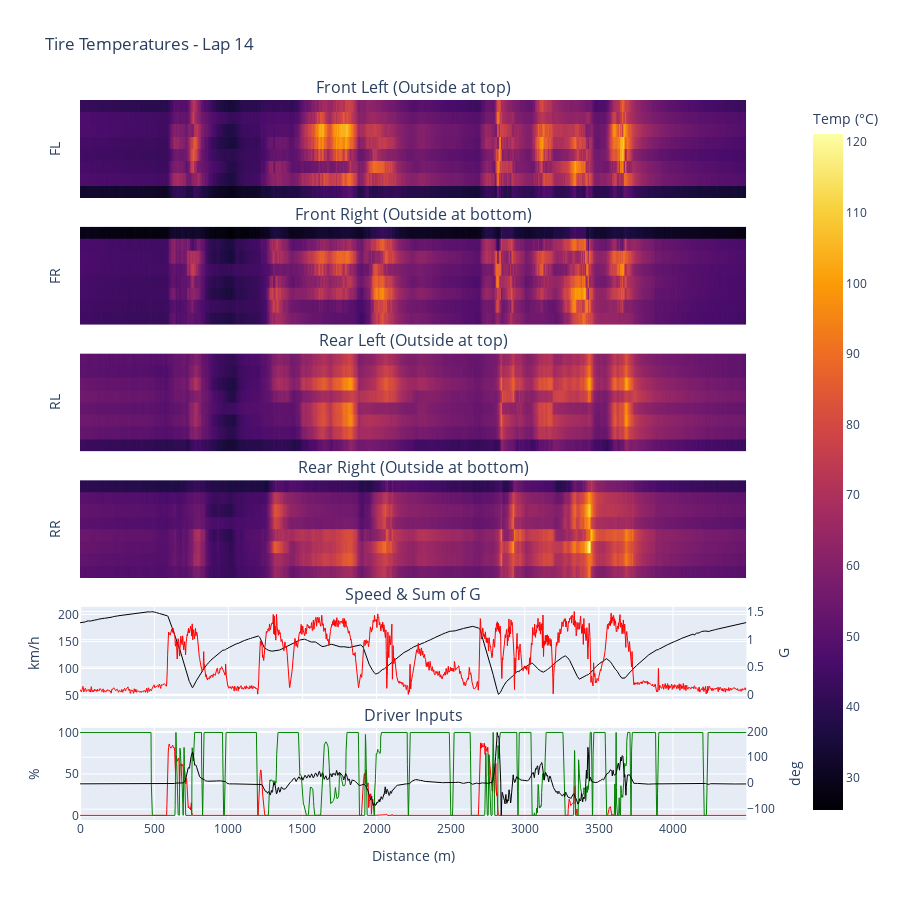

The code cell stored with this chart in its notebook:
### Code cell
# Tire Thermography - Selected Lap (uses on-demand interpolation)
fig = plot_tire_thermography(channels, title=f"Tire Temperatures - Lap {int(selected_lap['num'])}")
show_fig(fig)

### Figure 1 — Plotly figure (JSON) as saved in the notebook; plotly's stock layout.template omitted (floating-point values rounded to 4 significant figures; data arrays with more than 128 entries replaced by an {"elided": "..."} marker saying what was removed)
{"data": [{"colorscale": [[0.0, "#000004"], [0.1111, "#1b0c41"], [0.2222, "#4a0c6b"], [0.3333, "#781c6d"], [0.4444, "#a52c60"], [0.5556, "#cf4446"], [0.6667, "#ed6925"], [0.7778, "#fb9b06"], [0.8889, "#f7d13d"], [1.0, "#fcffa4"]], "showscale": false, "type": "heatmap", "x": {"elided": "3126 float values"}, "xaxis": "x", "y": ["1", "2", "3", "4", "5", "6", "7", "8"], "yaxis": "y", "z": {"elided": "8x3126 float values"}, "zmax": 121.2, "zmin": 25.43}, {"colorscale": [[0.0, "#000004"], [0.1111, "#1b0c41"], [0.2222, "#4a0c6b"], [0.3333, "#781c6d"], [0.4444, "#a52c60"], [0.5556, "#cf4446"], [0.6667, "#ed6925"], [0.7778, "#fb9b06"], [0.8889, "#f7d13d"], [1.0, "#fcffa4"]], "showscale": false, "type": "heatmap", "x": {"elided": "3126 float values"}, "xaxis": "x2", "y": ["1", "2", "3", "4", "5", "6", "7", "8"], "yaxis": "y2", "z": {"elided": "8x3126 float values"}, "zmax": 121.2, "zmin": 25.43}, {"colorscale": [[0.0, "#000004"], [0.1111, "#1b0c41"], [0.2222, "#4a0c6b"], [0.3333, "#781c6d"], [0.4444, "#a52c60"], [0.5556, "#cf4446"], [0.6667, "#ed6925"], [0.7778, "#fb9b06"], [0.8889, "#f7d13d"], [1.0, "#fcffa4"]], "showscale": false, "type": "heatmap", "x": {"elided": "3126 float values"}, "xaxis": "x3", "y": ["1", "2", "3", "4", "5", "6", "7", "8"], "yaxis": "y3", "z": {"elided": "8x3126 float values"}, "zmax": 121.2, "zmin": 25.43}, {"colorbar": {"title": {"text": "Temp (°C)"}}, "colorscale": [[0.0, "#000004"], [0.1111, "#1b0c41"], [0.2222, "#4a0c6b"], [0.3333, "#781c6d"], [0.4444, "#a52c60"], [0.5556, "#cf4446"], [0.6667, "#ed6925"], [0.7778, "#fb9b06"], [0.8889, "#f7d13d"], [1.0, "#fcffa4"]], "type": "heatmap", "x": {"elided": "3126 float values"}, "xaxis": "x4", "y": ["1", "2", "3", "4", "5", "6", "7", "8"], "yaxis": "y4", "z": {"elided": "8x3126 float values"}, "zmax": 121.2, "zmin": 25.43}, {"line": {"color": "black", "width": 1}, "mode": "lines", "name": "Speed", "type": "scatter", "x": {"elided": "3126 float values"}, "xaxis": "x5", "y": {"elided": "3126 float values"}, "yaxis": "y5"}, {"line": {"color": "red", "width": 1}, "mode": "lines", "name": "Sum of G", "type": "scatter", "x": {"elided": "3126 float values"}, "xaxis": "x5", "y": {"elided": "3126 float values"}, "yaxis": "y6"}, {"line": {"color": "red", "width": 1}, "mode": "lines", "name": "Brake", "type": "scatter", "x": {"elided": "3126 float values"}, "xaxis": "x6", "y": {"elided": "3126 float values"}, "yaxis": "y7"}, {"line": {"color": "green", "width": 1}, "mode": "lines", "name": "Throttle", "type": "scatter", "x": {"elided": "3126 float values"}, "xaxis": "x6", "y": {"elided": "3126 float values"}, "yaxis": "y7"}, {"line": {"color": "black", "width": 1}, "mode": "lines", "name": "Steering", "type": "scatter", "x": {"elided": "3126 float values"}, "xaxis": "x6", "y": {"elided": "3126 float values"}, "yaxis": "y8"}], "layout": {"annotations": [{"font": {"size": 16}, "showarrow": false, "text": "Front Left (Outside at top)", "x": 0.47, "xanchor": "center", "xref": "paper", "y": 1.0, "yanchor": "bottom", "yref": "paper"}, {"font": {"size": 16}, "showarrow": false, "text": "Front Right (Outside at bottom)", "x": 0.47, "xanchor": "center", "xref": "paper", "y": 0.824, "yanchor": "bottom", "yref": "paper"}, {"font": {"size": 16}, "showarrow": false, "text": "Rear Left (Outside at top)", "x": 0.47, "xanchor": "center", "xref": "paper", "y": 0.648, "yanchor": "bottom", "yref": "paper"}, {"font": {"size": 16}, "showarrow": false, "text": "Rear Right (Outside at bottom)", "x": 0.47, "xanchor": "center", "xref": "paper", "y": 0.472, "yanchor": "bottom", "yref": "paper"}, {"font": {"size": 16}, "showarrow": false, "text": "Speed & Sum of G", "x": 0.47, "xanchor": "center", "xref": "paper", "y": 0.296, "yanchor": "bottom", "yref": "paper"}, {"font": {"size": 16}, "showarrow": false, "text": "Driver Inputs", "x": 0.47, "xanchor": "center", "xref": "paper", "y": 0.128, "yanchor": "bottom", "yref": "paper"}], "height": 900, "showlegend": false, "title": {"text": "Tire Temperatures - Lap 14"}, "width": 900, "xaxis": {"anchor": "y", "domain": [0.0, 0.94], "matches": "x6", "showticklabels": false}, "xaxis2": {"anchor": "y2", "domain": [0.0, 0.94], "matches": "x6", "showticklabels": false}, "xaxis3": {"anchor": "y3", "domain": [0.0, 0.94], "matches": "x6", "showticklabels": false}, "xaxis4": {"anchor": "y4", "domain": [0.0, 0.94], "matches": "x6", "showticklabels": false}, "xaxis5": {"anchor": "y5", "domain": [0.0, 0.94], "matches": "x6", "showticklabels": false}, "xaxis6": {"anchor": "y7", "domain": [0.0, 0.94], "title": {"text": "Distance (m)"}}, "yaxis": {"anchor": "x", "autorange": "reversed", "domain": [0.864, 1.0], "showticklabels": false, "title": {"text": "FL"}}, "yaxis2": {"anchor": "x2", "autorange": "reversed", "domain": [0.688, 0.824], "showticklabels": false, "title": {"text": "FR"}}, "yaxis3": {"anchor": "x3", "autorange": "reversed", "domain": [0.512, 0.648], "showticklabels": false, "title": {"text": "RL"}}, "yaxis4": {"anchor": "x4", "autorange": "reversed", "domain": [0.336, 0.472], "showticklabels": false, "title": {"text": "RR"}}, "yaxis5": {"anchor": "x5", "domain": [0.168, 0.296], "title": {"text": "km/h"}}, "yaxis6": {"anchor": "x5", "overlaying": "y5", "side": "right", "title": {"text": "G"}}, "yaxis7": {"anchor": "x6", "domain": [0.0, 0.128], "title": {"text": "%"}}, "yaxis8": {"anchor": "x6", "overlaying": "y7", "side": "right", "title": {"text": "deg"}}}}
